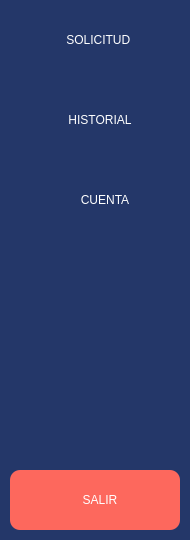
   <widget class="QWidget" name="widget_menu" native="true">
    <property name="geometry">
     <rect>
      <x>0</x>
      <y>80</y>
      <width>190</width>
      <height>540</height>
     </rect>
    </property>
    <property name="cursor">
     <cursorShape>PointingHandCursor</cursorShape>
    </property>
    <property name="styleSheet">
     <string notr="true">background-color: #243769;</string>
    </property>
    <widget class="QPushButton" name="btn_solicitud">
     <property name="geometry">
      <rect>
       <x>10</x>
       <y>10</y>
       <width>170</width>
       <height>60</height>
      </rect>
     </property>
     <property name="cursor">
      <cursorShape>PointingHandCursor</cursorShape>
     </property>
     <property name="layoutDirection">
      <enum>Qt::LeftToRight</enum>
     </property>
     <property name="styleSheet">
      <string notr="true">background-color: #243769;
font: bold 9pt &quot;Verdana&quot;;
color: #FFFFFF;
border: #243769;
border-radius: 10px;</string>
     </property>
     <property name="text">
      <string>  SOLICITUD</string>
     </property>
     <property name="icon">
      <iconset>
       <normaloff>iconos/solicitud.png</normaloff>iconos/solicitud.png</iconset>
     </property>
     <property name="iconSize">
      <size>
       <width>30</width>
       <height>30</height>
      </size>
     </property>
    </widget>
    <widget class="QPushButton" name="btn_historial">
     <property name="geometry">
      <rect>
       <x>10</x>
       <y>90</y>
       <width>170</width>
       <height>60</height>
      </rect>
     </property>
     <property name="cursor">
      <cursorShape>PointingHandCursor</cursorShape>
     </property>
     <property name="styleSheet">
      <string notr="true">background-color: #243769;
font: bold 9pt &quot;Verdana&quot;;
color: #FFFFFF;
border: #243769;
border-radius: 10px;</string>
     </property>
     <property name="text">
      <string>   HISTORIAL</string>
     </property>
     <property name="icon">
      <iconset>
       <normaloff>iconos/historial.png</normaloff>iconos/historial.png</iconset>
     </property>
     <property name="iconSize">
      <size>
       <width>30</width>
       <height>30</height>
      </size>
     </property>
    </widget>
    <widget class="QPushButton" name="btn_cuenta">
     <property name="geometry">
      <rect>
       <x>10</x>
       <y>170</y>
       <width>170</width>
       <height>60</height>
      </rect>
     </property>
     <property name="cursor">
      <cursorShape>PointingHandCursor</cursorShape>
     </property>
     <property name="layoutDirection">
      <enum>Qt::LeftToRight</enum>
     </property>
     <property name="styleSheet">
      <string notr="true">background-color: #243769;
font: bold 9pt &quot;Verdana&quot;;
color: #FFFFFF;
border: #243769;
border-radius: 10px;</string>
     </property>
     <property name="text">
      <string>      CUENTA</string>
     </property>
     <property name="icon">
      <iconset>
       <normaloff>iconos/cuenta.png</normaloff>iconos/cuenta.png</iconset>
     </property>
     <property name="iconSize">
      <size>
       <width>30</width>
       <height>30</height>
      </size>
     </property>
    </widget>
    <widget class="QPushButton" name="btn_salir">
     <property name="geometry">
      <rect>
       <x>10</x>
       <y>470</y>
       <width>170</width>
       <height>60</height>
      </rect>
     </property>
     <property name="cursor">
      <cursorShape>PointingHandCursor</cursorShape>
     </property>
     <property name="styleSheet">
      <string notr="true">background-color: #FD685D;
font: bold 9pt &quot;Verdana&quot;;
color: #FFFFFF;
border: #FD685D;
border-radius: 10px;</string>
     </property>
     <property name="text">
      <string>   SALIR</string>
     </property>
     <property name="icon">
      <iconset>
       <normaloff>iconos/cerrar.png</normaloff>iconos/cerrar.png</iconset>
     </property>
     <property name="iconSize">
      <size>
       <width>30</width>
       <height>30</height>
      </size>
     </property>
    </widget>
   </widget>
